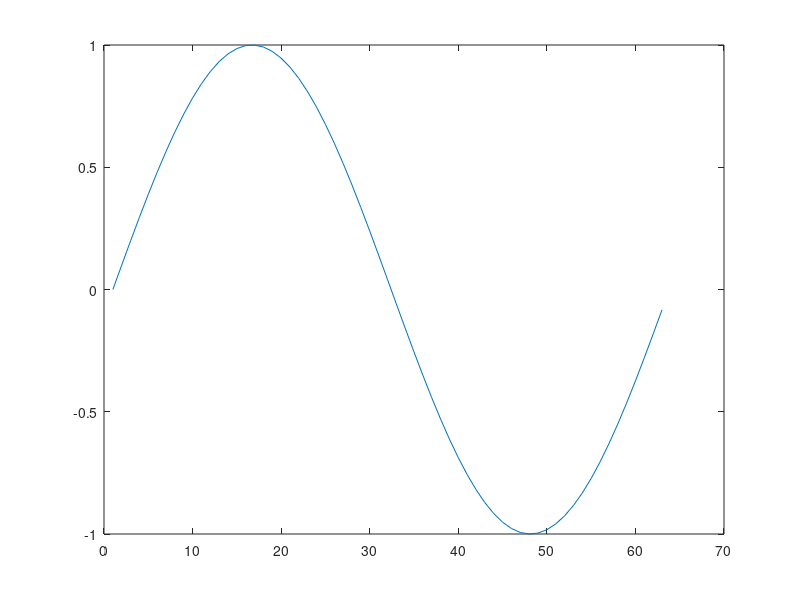

This chart was generated by the following MATLAB code: (Note: this script raises an error after producing the figure.)
%=============================================================================
% Copyright (c) 2016-present Allan CORNET (Nelson)
%=============================================================================
% This file is part of Nelson.
%=============================================================================
% LICENCE_BLOCK_BEGIN
% SPDX-License-Identifier: LGPL-3.0-or-later
% LICENCE_BLOCK_END
%=============================================================================
% <--ADV-CLI MODE-->
%=============================================================================
f = figure();
plot(sin(0:0.1:2*pi));
ax = gca();
rotate3d(f, 'off');
rotate3d();
rotate3d(f, 'off');
rotate3d(f, 'on');
rotate3d(ax, 'on');
rotate3d(ax, 'off');
%=============================================================================
